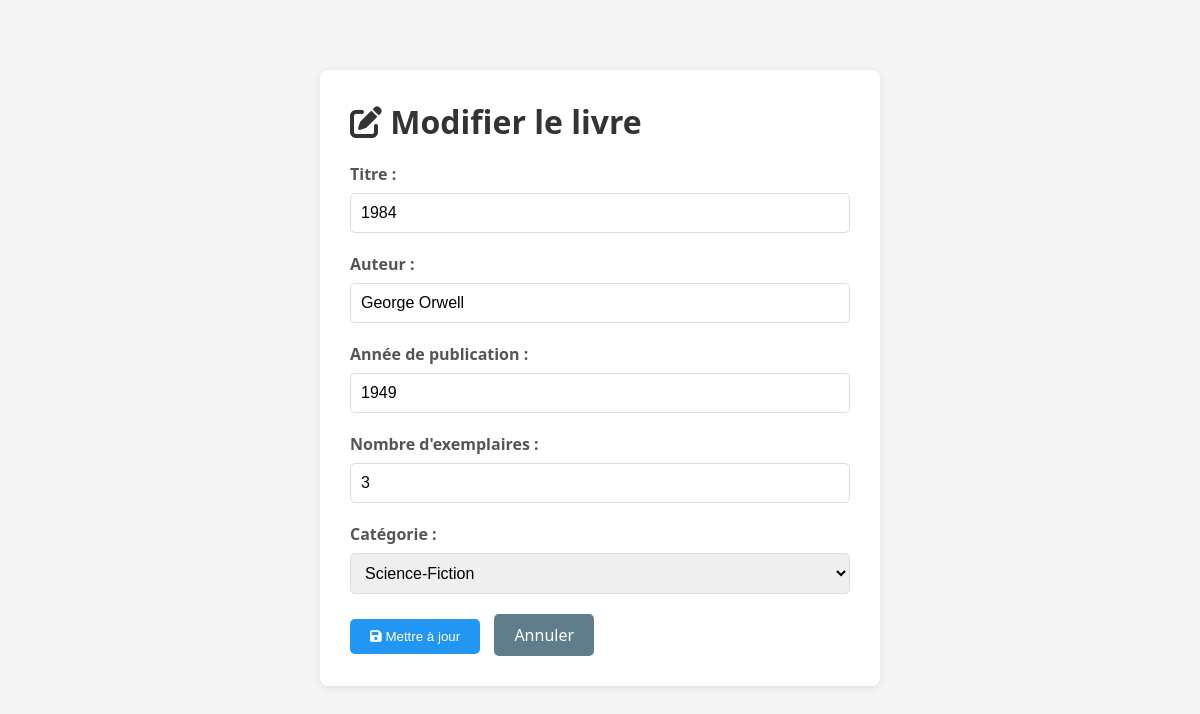
Screenshot of /index.php?controller=livre&action=edit&id=2 with the database file from the repository.
### tables this page shows
CREATE TABLE livres(
    id int primary key auto_increment,
    titre varchar(50) not null,
    auteur varchar(20) not null,
    annee_publication int not null,
    nombre_exemplaire int not null,
    categorie_id int not null,
    FOREIGN KEY (categorie_id) REFERENCES categories(id) ON DELETE CASCADE
);

CREATE TABLE categories(
    id int primary key auto_increment,
    nom varchar(100) not null
);

### controllers/LivreController.php (called while the page is built, shortened)
<?php
require_once 'models/Livre.php';
require_once 'models/Categorie.php';
class LivreController {
    private $livre;
    private $categorie;
    public function __construct() {
        $this->livre = new Livre();
        $this->categorie = new Categorie();
    }
    public function edit($id) {
        $categories = $this->categorie->getAll();
        $livre = $this->livre->getOne($id);
        include 'views/livres/edit.php';
    }
}
?>

### config/database.php (called while the page is built)
<?php
class Database {
    private $host = "localhost";
    private $dbname = "coursBiblio_db";
    private $username = "root";
    private $password = "maig2004";
    private $conn;
    public function __construct() {
        try {
            $this->conn = new PDO(
                "mysql:host={$this->host};dbname={$this->dbname};charset=utf8",
                $this->username,
                $this->password
            );
            $this->conn->setAttribute(PDO::ATTR_ERRMODE, PDO::ERRMODE_EXCEPTION);
        } catch(PDOException $e) {
            die("Erreur de connexion : " . $e->getMessage());
        }
    }
    public function getConnection() {
        return $this->conn;
    }
}
?>

### models/Livre.php (called while the page is built, shortened)
<?php
require_once 'config/Database.php';
class Livre {
    private $conn;
    private $table = "livres";
    public function __construct() {
        $database = new Database();
        $this->conn = $database->getConnection();
    }
    public function getOne($id) {
        $query = "SELECT l.*, c.nom as categorie_nom
                  FROM {$this->table} l
                  LEFT JOIN categories c ON l.categorie_id = c.id
                  WHERE l.id = :id";
        $stmt = $this->conn->prepare($query);
        $stmt->bindParam(':id', $id);
        $stmt->execute();
        return $stmt->fetch(PDO::FETCH_ASSOC);
    }
}
?>

### models/Categorie.php (called while the page is built, shortened)
<?php
require_once 'config/Database.php';
class Categorie {
    private $conn;
    private $table = "categories";
    public function __construct() {
        $database = new Database();
        $this->conn = $database->getConnection();
    }
    public function getAll() {
        $query = "SELECT * FROM {$this->table} ORDER BY id DESC";
        $stmt = $this->conn->prepare($query);
        $stmt->execute();
        return $stmt->fetchAll(PDO::FETCH_ASSOC);
    }
}
?>

### views/livres/edit.php (the view, shortened to what this page needs)
<!DOCTYPE html>
<html>
<head>
    <link rel="stylesheet" href="https://cdnjs.cloudflare.com/ajax/libs/font-awesome/6.0.0/css/all.min.css">
</head>
<body>
    <div class="container">
        <div class="form-card">
            <h1><i class="fas fa-edit"></i> Modifier le livre</h1>
            <form method="POST">
                <label>Titre :</label>
                <input type="text" name="titre" value="<?= htmlspecialchars($livre['titre']) ?>" required>
                <label>Auteur :</label>
                <input type="text" name="auteur" value="<?= htmlspecialchars($livre['auteur']) ?>" required>
                <label>Année de publication :</label>
                <input type="number" name="annee_publication" value="<?= $livre['annee_publication'] ?>" required>
                <label>Nombre d'exemplaires :</label>
                <input type="number" name="nombre_exemplaire" value="<?= $livre['nombre_exemplaire'] ?>" required>
                <label>Catégorie :</label>
                <select name="categorie_id" required>
                    <?php foreach($categories as $categorie): ?>
                        <option value="<?= $categorie['id'] ?>" <?= $categorie['id'] == $livre['categorie_id'] ? 'selected' : '' ?>>
                            <?= htmlspecialchars($categorie['nom']) ?>
                        </option>
                    <?php endforeach; ?>
                </select>
                <button type="submit"><i class="fas fa-save"></i> Mettre à jour</button>
                <a href="index.php?controller=livre&action=index" class="btn-cancel">Annuler</a>
            </form>
        </div>
    </div>
</body>
</html>

### views/livres/edit.php (style rules this page uses)
* { margin: 0; padding: 0; box-sizing: border-box; }
body { font-family: 'Segoe UI', Tahoma, Geneva, Verdana, sans-serif; background: #f5f5f5; }
.container { max-width: 600px; margin: 50px auto; padding: 20px; }
.form-card { background: white; padding: 30px; border-radius: 8px; box-shadow: 0 2px 10px rgba(0,0,0,0.1); }
h1 { margin-bottom: 20px; color: #333; }
label { display: block; margin-bottom: 8px; font-weight: bold; color: #555; }
input, select { width: 100%; padding: 10px; border: 1px solid #ddd; border-radius: 5px; margin-bottom: 20px; font-size: 16px; }
button { background: #2196F3; color: white; padding: 10px 20px; border: none; border-radius: 5px; cursor: pointer; margin-right: 10px; }
.btn-cancel { background: #607D8B; text-decoration: none; display: inline-block; padding: 10px 20px; border-radius: 5px; color: white; }

### rows the page displays
livres: titre "1984", auteur "George Orwell", annee_publication "1949", nombre_exemplaire "3", categorie_id "Science-Fiction"
